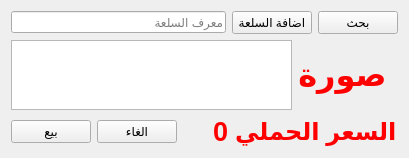
         <widget class="QWidget" name="tab">
          <attribute name="title">
           <string>Tab 1</string>
          </attribute>
          <layout class="QGridLayout" name="gridLayout_7">
           <item row="0" column="0">
            <layout class="QVBoxLayout" name="verticalLayout_2">
             <item>
              <layout class="QHBoxLayout" name="horizontalLayout">
               <item>
                <widget class="QLineEdit" name="bar_code_input">
                 <property name="autoFillBackground">
                  <bool>false</bool>
                 </property>
                 <property name="inputMask">
                  <string/>
                 </property>
                 <property name="placeholderText">
                  <string>معرف السلعة</string>
                 </property>
                </widget>
               </item>
               <item>
                <widget class="QPushButton" name="ajouter">
                 <property name="text">
                  <string>اضافة السلعة</string>
                 </property>
                 <property name="shortcut">
                  <string>Return</string>
                 </property>
                </widget>
               </item>
               <item>
                <widget class="QPushButton" name="button_100">
                 <property name="text">
                  <string>بحث</string>
                 </property>
                </widget>
               </item>
              </layout>
             </item>
             <item>
              <layout class="QHBoxLayout" name="horizontalLayout_7">
               <item>
                <widget class="QTableWidget" name="tableWidget">
                 <property name="font">
                  <font>
                   <family>Berlin Sans FB Demi</family>
                   <pointsize>11</pointsize>
                   <weight>75</weight>
                   <bold>true</bold>
                  </font>
                 </property>
                 <property name="mouseTracking">
                  <bool>true</bool>
                 </property>
                 <property name="tabletTracking">
                  <bool>true</bool>
                 </property>
                 <property name="sizeAdjustPolicy">
                  <enum>QAbstractScrollArea::AdjustToContentsOnFirstShow</enum>
                 </property>
                 <property name="autoScrollMargin">
                  <number>6</number>
                 </property>
                 <property name="alternatingRowColors">
                  <bool>true</bool>
                 </property>
                 <property name="selectionMode">
                  <enum>QAbstractItemView::SingleSelection</enum>
                 </property>
                 <property name="selectionBehavior">
                  <enum>QAbstractItemView::SelectRows</enum>
                 </property>
                 <property name="verticalScrollMode">
                  <enum>QAbstractItemView::ScrollPerPixel</enum>
                 </property>
                 <property name="horizontalScrollMode">
                  <enum>QAbstractItemView::ScrollPerPixel</enum>
                 </property>
                 <attribute name="horizontalHeaderDefaultSectionSize">
                  <number>124</number>
                 </attribute>
                </widget>
               </item>
               <item>
                <widget class="QLabel" name="image_label">
                 <property name="enabled">
                  <bool>true</bool>
                 </property>
                 <property name="font">
                  <font>
                   <family>Berlin Sans FB Demi</family>
                   <pointsize>24</pointsize>
                   <weight>75</weight>
                   <bold>true</bold>
                  </font>
                 </property>
                 <property name="text">
                  <string>&lt;html&gt;&lt;head/&gt;&lt;body&gt;&lt;p align=&quot;center&quot;&gt;&lt;span style=&quot; font-size:24pt; font-weight:600; color:#ff0000;&quot;&gt;صورة &lt;/span&gt;&lt;/p&gt;&lt;/body&gt;&lt;/html&gt;</string>
                 </property>
                </widget>
               </item>
              </layout>
             </item>
             <item>
              <layout class="QHBoxLayout" name="horizontalLayout_2">
               <item>
                <widget class="QPushButton" name="sell_btn">
                 <property name="text">
                  <string>بيع</string>
                 </property>
                </widget>
               </item>
               <item>
                <widget class="QPushButton" name="cancel_btn">
                 <property name="text">
                  <string>الغاء</string>
                 </property>
                </widget>
               </item>
               <item>
                <widget class="QLabel" name="total_label">
                 <property name="font">
                  <font>
                   <pointsize>12</pointsize>
                   <weight>75</weight>
                   <bold>true</bold>
                  </font>
                 </property>
                 <property name="text">
                  <string>&lt;html&gt;&lt;head/&gt;&lt;body&gt;&lt;p&gt;&lt;span style=&quot; font-size:20pt; font-weight:600; color:#ff0000;&quot;&gt;0&lt;/span&gt;&lt;/p&gt;&lt;/body&gt;&lt;/html&gt;</string>
                 </property>
                 <property name="indent">
                  <number>30</number>
                 </property>
                </widget>
               </item>
               <item>
                <widget class="QLabel" name="label">
                 <property name="font">
                  <font>
                   <pointsize>12</pointsize>
                   <weight>75</weight>
                   <bold>true</bold>
                  </font>
                 </property>
                 <property name="text">
                  <string>&lt;html&gt;&lt;head/&gt;&lt;body&gt;&lt;p align=&quot;justify&quot;&gt;&lt;span style=&quot; font-size:18pt; font-weight:600; color:#ff0000;&quot;&gt;السعر الحملي&lt;/span&gt;&lt;/p&gt;&lt;/body&gt;&lt;/html&gt;</string>
                 </property>
                </widget>
               </item>
              </layout>
             </item>
            </layout>
           </item>
          </layout>
         </widget>
